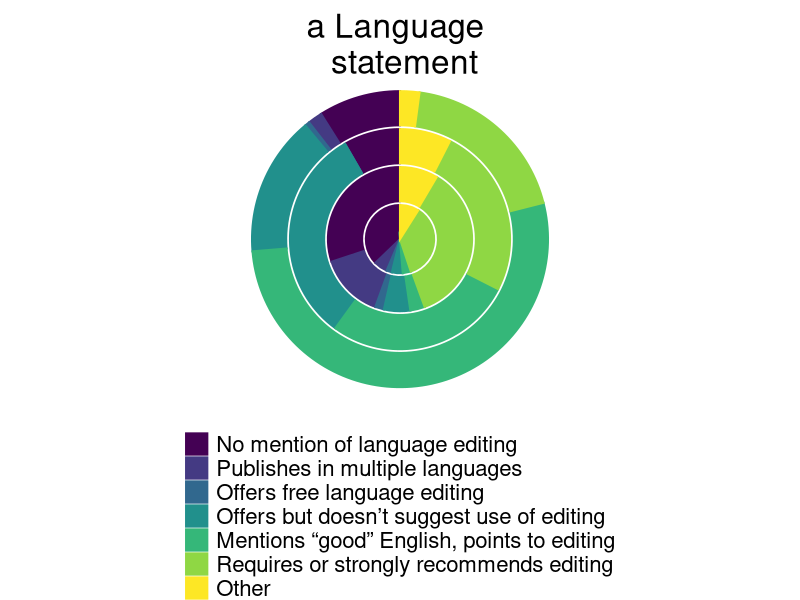
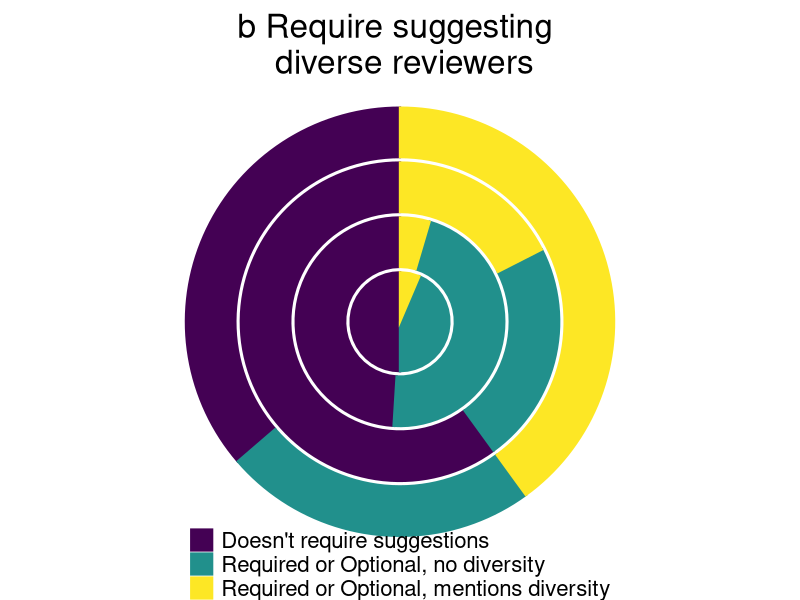
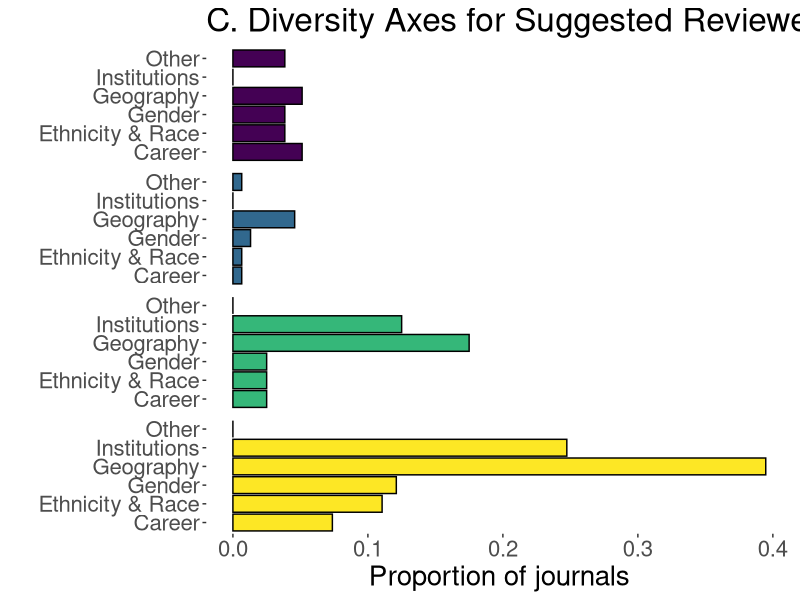
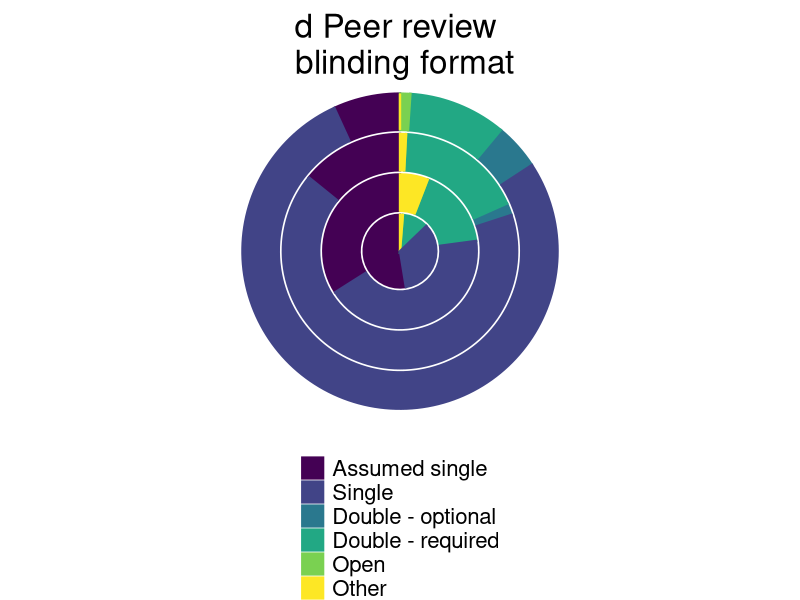
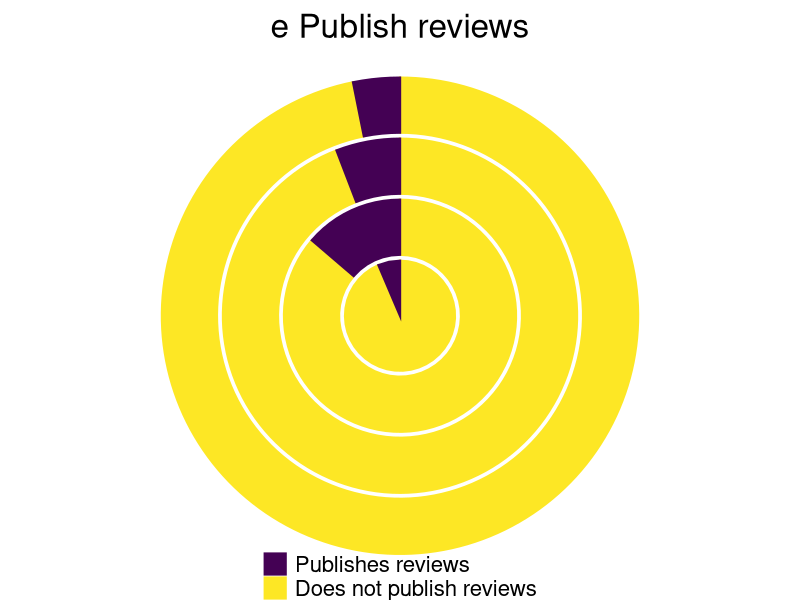
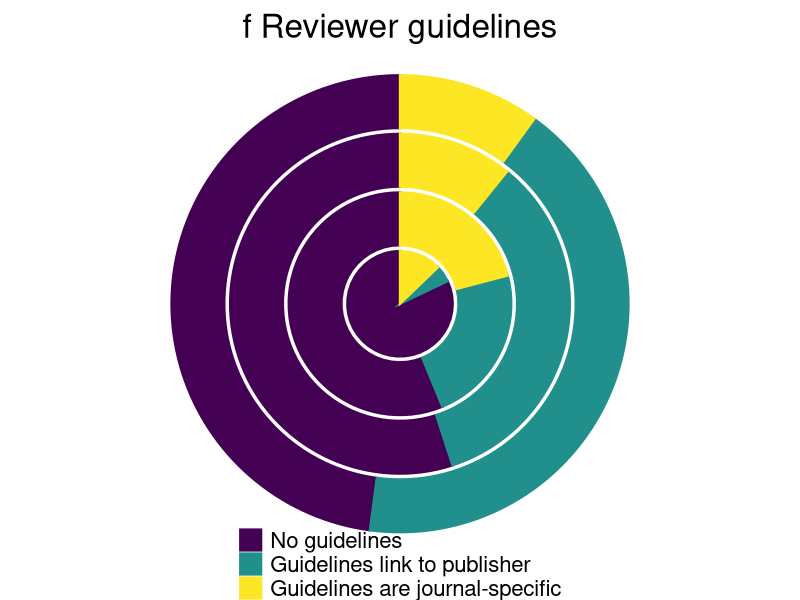
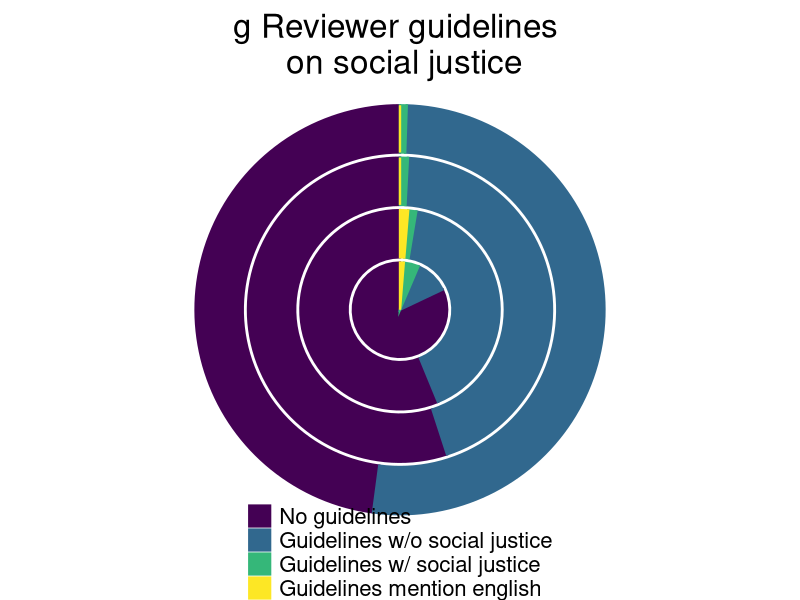

Generate these figures, in order, with R:
####################################################
#### Plotting journal policy data by Publisher  ####
#### Created by: Courtney L Davis               #### 
#### Last checked: 30 November 2022             ####
####################################################

############ Set-up
############
# Load packages
library(ggplot2)
library(here)

# Read in the journal policy data
policy.data <- read.csv(here("Journal Policy Data Summaries","Data","Dataset S2 EcoEvo Journal Policies.csv"))


##### Code to create pie charts describing journal policy data, broken down by type of publisher ####

### Plot A: By journal statements on language requirements
# Data have already been binned accordingly:
# "No mention of English requirement" = 1
# "Journal publishes articles in more than one language (e.g., Spanish and English)" = 2
# "Journal offers FREE English language editing services (most progressive policies)" = 3
# "Offers editing but doesn't strongly suggest or recommend that people use it" = 4
# "Mentions authors need to use "good English" and points to fee-for-service editing" = 5
# "Requires or strongly advices ESL authors to pay for editing prior to submission (or have colleagues edit, etc.) (least progressive policies)" = 6
# "Other (describe in adjacent column)" = 7

# Create table summary for different values
language_df_major <- table(policy.data[policy.data$Society_publisher == "Major_Not_society", "language.requirements.binned"])
language_df_other <- table(policy.data[policy.data$Society_publisher == "Minor_Not_society", "language.requirements.binned"])
language_df_majorsociety <- table(policy.data[policy.data$Society_publisher == "Major_Society", "language.requirements.binned"])
language_df_society <- table(policy.data[policy.data$Society_publisher == "Minor_Society", "language.requirements.binned"])

# Compute percentages
language_df_major_percent = data.frame(language_df_major / sum(language_df_major))
language_df_other_percent = data.frame(language_df_other / sum(language_df_other))
language_df_majorsociety_percent = data.frame(language_df_majorsociety / sum(language_df_majorsociety))
language_df_society_percent = data.frame(language_df_society / sum(language_df_society))

# Add in the missing levels for majorsociety
language_df_majorsociety_percent <- rbind(language_df_majorsociety_percent, data.frame("Var1" = c("2","3"), "Freq" = c("0","0")))
language_df_majorsociety_percent <- language_df_majorsociety_percent[c(1,6,7,2,3,4,5),] # reorder

# Reformat Freq column to numeric
language_df_major_percent$Freq <- as.numeric(language_df_major_percent$Freq)
language_df_other_percent$Freq <- as.numeric(language_df_other_percent$Freq)
language_df_majorsociety_percent$Freq <- as.numeric(language_df_majorsociety_percent$Freq)
language_df_society_percent$Freq <- as.numeric(language_df_society_percent$Freq)

# Change the labels for legend
levels(language_df_major_percent$Var1) <- 
  levels(language_df_other_percent$Var1) <- 
  levels(language_df_majorsociety_percent$Var1) <- 
  levels(language_df_society_percent$Var1) <- list("No mention of language editing" = "1", 
                                               "Publishes in multiple languages" = "2", 
                                               "Offers free language editing" = "3",
                                               "Offers but doesn’t suggest use of editing" = "4", 
                                               "Mentions “good” English, points to editing" = "5",
                                               "Requires or strongly recommends editing" = "6",
                                               "Other" = "7")

# Create the concentric donut dataframe
concentric_df <- rbind(language_df_major_percent, language_df_other_percent, language_df_majorsociety_percent, language_df_society_percent)
concentric_df$classification <- c(rep("major",7), rep("other",7), rep("majorsociety",7), rep("society",7))
concentric_df$Freq <- as.numeric(concentric_df$Freq)
concentric_df$classification <- factor(concentric_df$classification, levels = c("society","other","majorsociety","major"))

# Create the plot
plot_a <- ggplot(concentric_df, aes(x = classification, y = Freq, fill= Var1, col = Var1)) +
  geom_col(size = 0.7) +
  coord_polar(theta="y") +
  scale_fill_viridis_d() + 
  scale_colour_viridis_d() + theme_void() +
  theme(text = element_text(size = 20), 
        plot.title = element_text(hjust = 0.5, margin=margin(t=10,b=-20)), 
        legend.margin=margin(t = 0),
        legend.box.margin=margin(0,0,0,0),
        legend.position = "bottom", 
        legend.direction = "vertical",
        legend.title = element_blank()) + 
  ggtitle("a Language \n statement")


### Plot B: Whether authors are required to submit names of diverse reviewers
# Data have already been binned accordingly:
# Journal doesn't require that authors suggest reviewers = 1
# Journal asks for suggested reviewers but does not mention diversity of reviewers = 2
# Journal ask for suggested reviewers and explicitly mentions 1 or more axes of diversity of reviewers = 3

# Create table summary for different values
revdiversity_df_major <- table(policy.data[policy.data$Society_publisher == "Major_Not_society", "authors.suggest.diverse.reviews.binned"])
revdiversity_df_other <- table(policy.data[policy.data$Society_publisher == "Minor_Not_society", "authors.suggest.diverse.reviews.binned"])
revdiversity_df_majorsociety <- table(policy.data[policy.data$Society_publisher == "Major_Society", "authors.suggest.diverse.reviews.binned"])
revdiversity_df_society <- table(policy.data[policy.data$Society_publisher == "Minor_Society", "authors.suggest.diverse.reviews.binned"])

# Compute percentages
revdiversity_df_major_percent = data.frame(revdiversity_df_major / sum(revdiversity_df_major))
revdiversity_df_other_percent = data.frame(revdiversity_df_other / sum(revdiversity_df_other))
revdiversity_df_majorsociety_percent = data.frame(revdiversity_df_majorsociety / sum(revdiversity_df_majorsociety))
revdiversity_df_society_percent = data.frame(revdiversity_df_society / sum(revdiversity_df_society))

# Reformat Freq column to numeric
revdiversity_df_major_percent$Freq <- as.numeric(revdiversity_df_major_percent$Freq)
revdiversity_df_other_percent$Freq <- as.numeric(revdiversity_df_other_percent$Freq)
revdiversity_df_majorsociety_percent$Freq <- as.numeric(revdiversity_df_majorsociety_percent$Freq)
revdiversity_df_society_percent$Freq <- as.numeric(revdiversity_df_society_percent$Freq)

# Change the labels for legend
levels(revdiversity_df_major_percent$Var1) <- 
  levels(revdiversity_df_other_percent$Var1) <- 
  levels(revdiversity_df_majorsociety_percent$Var1) <-
  levels(revdiversity_df_society_percent$Var1) <- list("Doesn't require suggestions" = "1", 
                                                   "Required or Optional, no diversity" = "2", 
                                                   "Required or Optional, mentions diversity" = "3")

# Create the concentric donut dataframe
concentric_df <- rbind(revdiversity_df_major_percent, revdiversity_df_other_percent, revdiversity_df_majorsociety_percent, revdiversity_df_society_percent)
concentric_df$classification <- c(rep("major",3), rep("other",3), rep("majorsociety",3), rep("society",3))
concentric_df$Freq <- as.numeric(concentric_df$Freq)
concentric_df$classification <- factor(concentric_df$classification, levels = c("society","other","majorsociety","major"))

# Create the plot
plot_b <- ggplot(concentric_df, aes(x = classification, y = Freq, fill= Var1, col = Var1)) +
  geom_col(size = 0.8) +
  coord_polar(theta="y") +
  scale_fill_viridis_d() + 
  scale_colour_viridis_d() + theme_void() +
  theme(text = element_text(size = 20), 
        plot.title = element_text(hjust = 0.5, margin=margin(t=10,b=-20)), 
        legend.margin=margin(t = -50),
        legend.box.margin=margin(0,0,0,0),
        legend.position = "bottom", 
        legend.direction = "vertical",
        legend.title = element_blank()) + 
  ggtitle("b Require suggesting \n diverse reviewers")


### Plot D: By journal blinding format
# Create table summary for different values
journal_blinding_df_major <- table(policy.data[policy.data$Society_publisher == "Major_Not_society", "blind.format"])
journal_blinding_df_other <- table(policy.data[policy.data$Society_publisher == "Minor_Not_society", "blind.format"])
journal_blinding_df_majorsociety <- table(policy.data[policy.data$Society_publisher == "Major_Society", "blind.format"])
journal_blinding_df_society <- table(policy.data[policy.data$Society_publisher == "Minor_Society", "blind.format"])

# Compute percentages
journal_blinding_df_major_percent = data.frame(journal_blinding_df_major / sum(journal_blinding_df_major))
journal_blinding_df_other_percent = data.frame(journal_blinding_df_other / sum(journal_blinding_df_other))
journal_blinding_df_majorsociety_percent = data.frame(journal_blinding_df_majorsociety / sum(journal_blinding_df_majorsociety))
journal_blinding_df_society_percent = data.frame(journal_blinding_df_society / sum(journal_blinding_df_society))

# Reformat Freq column to numeric
journal_blinding_df_major_percent$Freq <- as.numeric(journal_blinding_df_major_percent$Freq)
journal_blinding_df_other_percent$Freq <- as.numeric(journal_blinding_df_other_percent$Freq)
journal_blinding_df_majorsociety_percent$Freq <- as.numeric(journal_blinding_df_majorsociety_percent$Freq)
journal_blinding_df_society_percent$Freq <- as.numeric(journal_blinding_df_society_percent$Freq)

# Add other models to "other" and "society" journals
journal_blinding_df_major_percent <- rbind(journal_blinding_df_major_percent, data.frame("Var1" = "Other", "Freq" = "0"))
journal_blinding_df_major_percent <- journal_blinding_df_major_percent[c(1,2,3,4,6,5),] # reorder

journal_blinding_df_other_percent <- rbind(journal_blinding_df_other_percent, data.frame("Var1" = c("Double_optional","Open"), "Freq" = c("0","0")))
journal_blinding_df_other_percent <- journal_blinding_df_other_percent[c(1,5,2,6,3,4),] # reorder

journal_blinding_df_majorsociety_percent <- rbind(journal_blinding_df_majorsociety_percent, data.frame("Var1" = "Open", "Freq" = "0"))
journal_blinding_df_majorsociety_percent <- journal_blinding_df_majorsociety_percent[c(1,2,3,6,4,5),] # reorder

journal_blinding_df_society_percent <- rbind(journal_blinding_df_society_percent, data.frame("Var1" = c("Open","Double_optional"), "Freq" = c("0","0")))
journal_blinding_df_society_percent <- journal_blinding_df_society_percent[c(1,6,2,5,3,4),] # reorder

# Change the labels for legend
levels(journal_blinding_df_major_percent$Var1) <- 
  levels(journal_blinding_df_other_percent$Var1)  <- 
  levels(journal_blinding_df_majorsociety_percent$Var1)  <- 
  levels(journal_blinding_df_society_percent$Var1) <- list("Assumed single" = "Assumed_single", "Single" = "Single", 
                                                       "Double - optional" = "Double_optional", 
                                                       "Double - required" = "Double_required",
                                                       "Open" = "Open", 
                                                       "Other" = "Other")

# Create the concentric donut dataframe
concentric_df_publisher <- rbind(journal_blinding_df_major_percent, journal_blinding_df_other_percent, journal_blinding_df_majorsociety_percent, journal_blinding_df_society_percent)
concentric_df_publisher$classification <- c(rep("major",6), rep("other",6), rep("majorsociety",6),rep("society",6))
concentric_df_publisher$Freq <- as.numeric(concentric_df_publisher$Freq)
concentric_df_publisher$classification <- factor(concentric_df_publisher$classification, levels = c("society","other","majorsociety","major"))

# Create the plot
plot_d <- ggplot(concentric_df_publisher, aes(x = classification, y = Freq, fill= Var1, col = Var1)) +
  geom_col(size = 0.8,) +
  coord_polar(theta="y") +
  scale_fill_viridis_d() + 
  scale_colour_viridis_d() + theme_void() +
  theme(text = element_text(size = 20), 
        plot.title = element_text(hjust = 0.5, margin=margin(t=10,b=-20)), 
        legend.margin=margin(t = 0),
        legend.box.margin=margin(0,0,0,0),
        legend.position = "bottom", 
        legend.direction = "vertical",
        legend.title = element_blank()) + 
  ggtitle("d Peer review \n blinding format")
  

### Plot E: Whether the journal publishes reviews upon publication of manuscript
publishrev_df_major <- table(policy.data[policy.data$Society_publisher == "Major_Not_society", "journal.publish.peer.reviews"])
publishrev_df_other <- table(policy.data[policy.data$Society_publisher == "Minor_Not_society", "journal.publish.peer.reviews"])
publishrev_df_majorsociety <- table(policy.data[policy.data$Society_publisher == "Major_Society", "journal.publish.peer.reviews"])
publishrev_df_society <- table(policy.data[policy.data$Society_publisher == "Minor_Society", "journal.publish.peer.reviews"])

# Compute percentages
publishrev_df_major_percent = data.frame(publishrev_df_major / sum(publishrev_df_major))
publishrev_df_other_percent = data.frame(publishrev_df_other / sum(publishrev_df_other))
publishrev_df_majorsociety_percent = data.frame(publishrev_df_majorsociety / sum(publishrev_df_majorsociety))
publishrev_df_society_percent = data.frame(publishrev_df_society / sum(publishrev_df_society))

# Reformat Freq column to numeric
publishrev_df_major_percent$Freq <- as.numeric(publishrev_df_major_percent$Freq)
publishrev_df_other_percent$Freq <- as.numeric(publishrev_df_other_percent$Freq)
publishrev_df_majorsociety_percent$Freq <- as.numeric(publishrev_df_majorsociety_percent$Freq)
publishrev_df_society_percent$Freq <- as.numeric(publishrev_df_society_percent$Freq)

# Change the labels for legend
levels(publishrev_df_major_percent$Var1) <- 
  levels(publishrev_df_other_percent$Var1) <- 
  levels(publishrev_df_majorsociety_percent$Var1) <- 
  levels(publishrev_df_society_percent$Var1) <- list("Publishes reviews" = "Yes", 
                                                     "Does not publish reviews" = "No")

# Create the concentric donut dataframe
concentric_df <- rbind(publishrev_df_major_percent, publishrev_df_other_percent, publishrev_df_majorsociety_percent, publishrev_df_society_percent)
concentric_df$classification <- c(rep("major",2), rep("other",2), rep("majorsociety",2), rep("society",2))
concentric_df$Freq <- as.numeric(concentric_df$Freq)
concentric_df$classification <- factor(concentric_df$classification, levels = c("society","other","majorsociety","major"))

# Create the plot
plot_e <- ggplot(concentric_df, aes(x = classification, y = Freq, fill= Var1, col = Var1)) +
  geom_col(size = 0.8) +
  coord_polar(theta="y") +
  scale_fill_viridis_d() + 
  scale_colour_viridis_d() + theme_void() +
  theme(text = element_text(size = 20), 
        plot.title = element_text(hjust = 0.5, margin=margin(t=10,b=-20)), 
        legend.margin=margin(t = -50),
        legend.box.margin=margin(0,0,0,0),
        legend.position = "bottom", 
        legend.direction = "vertical",
        legend.title = element_blank()) + 
  ggtitle("e Publish reviews")


### Plot F: Whether the journal has reviewer guidelines that are specific to journal or publisher
# Create bins for summarizing data
policy.data$ReviewerGuidelines_Publisher_Journal_Binned <- ifelse(policy.data$guidelines.to.be.reviewer == "No", "1",
                                                                  ifelse(policy.data$guidelines.to.be.reviewer == "Yes" & policy.data$guidelines.link.publisher == "Yes", "2",
                                                                         ifelse(policy.data$guidelines.to.be.reviewer == "Yes" & policy.data$guidelines.link.publisher == "No", "3", "NA")))

# Create table summary for different values
revguidelines_df_major <- table(policy.data[policy.data$Society_publisher == "Major_Not_society", "ReviewerGuidelines_Publisher_Journal_Binned"])
revguidelines_df_other <- table(policy.data[policy.data$Society_publisher == "Minor_Not_society", "ReviewerGuidelines_Publisher_Journal_Binned"])
revguidelines_df_majorsociety <- table(policy.data[policy.data$Society_publisher == "Major_Society", "ReviewerGuidelines_Publisher_Journal_Binned"])
revguidelines_df_society <- table(policy.data[policy.data$Society_publisher == "Minor_Society", "ReviewerGuidelines_Publisher_Journal_Binned"])

# Compute percentages
revguidelines_df_major_percent = data.frame(revguidelines_df_major / sum(revguidelines_df_major))
revguidelines_df_other_percent = data.frame(revguidelines_df_other / sum(revguidelines_df_other))
revguidelines_df_majorsociety_percent = data.frame(revguidelines_df_majorsociety / sum(revguidelines_df_majorsociety))
revguidelines_df_society_percent = data.frame(revguidelines_df_society / sum(revguidelines_df_society))

# Reformat Freq column to numeric
revguidelines_df_major_percent$Freq <- as.numeric(revguidelines_df_major_percent$Freq)
revguidelines_df_other_percent$Freq <- as.numeric(revguidelines_df_other_percent$Freq)
revguidelines_df_majorsociety_percent$Freq <- as.numeric(revguidelines_df_majorsociety_percent$Freq)
revguidelines_df_society_percent$Freq <- as.numeric(revguidelines_df_society_percent$Freq)

# Change the labels for legend
levels(revguidelines_df_major_percent$Var1) <- 
  levels(revguidelines_df_other_percent$Var1) <- 
  levels(revguidelines_df_majorsociety_percent$Var1) <- 
  levels(revguidelines_df_society_percent$Var1) <- list("No guidelines" = "1", 
                                                   "Guidelines link to publisher" = "2", 
                                                   "Guidelines are journal-specific" = "3")

# Create the concentric donut dataframe
concentric_df <- rbind(revguidelines_df_major_percent, revguidelines_df_other_percent, revguidelines_df_majorsociety_percent, revguidelines_df_society_percent)
concentric_df$classification <- c(rep("major",3), rep("other",3), rep("majorsociety",3), rep("society",3))
concentric_df$Freq <- as.numeric(concentric_df$Freq)
concentric_df$classification <- factor(concentric_df$classification, levels = c("society","other","majorsociety","major"))

# Create the plot
plot_f <- ggplot(concentric_df, aes(x = classification, y = Freq, fill= Var1, col = Var1)) +
  geom_col(size = 0.8) +
  coord_polar(theta="y") +
  scale_fill_viridis_d() + 
  scale_colour_viridis_d() + theme_void() +
  theme(text = element_text(size = 20), 
        plot.title = element_text(hjust = 0.5, margin=margin(t=10,b=-20)), 
        legend.margin=margin(t = -50),
        legend.box.margin=margin(0,0,0,0),
        legend.position = "bottom", 
        legend.direction = "vertical",
        legend.title = element_blank()) + 
  ggtitle("f Reviewer guidelines")



### Plot G: Whether journal's reviewer guidelines mention social justice
# Create bins for summarizing data
policy.data$ReviewerGuidelines_SocialJustice <- ifelse(policy.data$guidelines.to.be.reviewer == "No", "1",
                                                       ifelse(policy.data$guidelines.to.be.reviewer == "Yes" & policy.data$guidelines.social.justice == "No", "2",
                                                              ifelse(policy.data$guidelines.to.be.reviewer == "Yes" & policy.data$guidelines.social.justice == "Yes" & policy.data$guidelines.esl == "No", "3", "4")))

# Create table summary for different values
revguidelines_sj_df_major <- table(policy.data[policy.data$Society_publisher == "Major_Not_society", "ReviewerGuidelines_SocialJustice"])
revguidelines_sj_df_other <- table(policy.data[policy.data$Society_publisher == "Minor_Not_society", "ReviewerGuidelines_SocialJustice"])
revguidelines_sj_df_majorsociety <- table(policy.data[policy.data$Society_publisher == "Major_Society", "ReviewerGuidelines_SocialJustice"])
revguidelines_sj_df_society <- table(policy.data[policy.data$Society_publisher == "Minor_Society", "ReviewerGuidelines_SocialJustice"])

# Compute percentages
revguidelines_sj_df_major_percent = data.frame(revguidelines_sj_df_major / sum(revguidelines_sj_df_major))
revguidelines_sj_df_other_percent = data.frame(revguidelines_sj_df_other / sum(revguidelines_sj_df_other))
revguidelines_sj_df_majorsociety_percent = data.frame(revguidelines_sj_df_majorsociety / sum(revguidelines_sj_df_majorsociety))
revguidelines_sj_df_society_percent = data.frame(revguidelines_sj_df_society / sum(revguidelines_sj_df_society))

# Reformat Freq column to numeric
revguidelines_sj_df_major_percent$Freq <- as.numeric(revguidelines_sj_df_major_percent$Freq)
revguidelines_sj_df_other_percent$Freq <- as.numeric(revguidelines_sj_df_other_percent$Freq)
revguidelines_sj_df_majorsociety_percent$Freq <- as.numeric(revguidelines_sj_df_majorsociety_percent$Freq)
revguidelines_sj_df_society_percent$Freq <- as.numeric(revguidelines_sj_df_society_percent$Freq)

# Add in missing levels
revguidelines_sj_df_major_percent <- rbind(revguidelines_sj_df_major_percent , data.frame("Var1" = "4", "Freq" = "0"))

revguidelines_sj_df_majorsociety_percent <- rbind(revguidelines_sj_df_majorsociety_percent , data.frame("Var1" = "4", "Freq" = "0"))


# Change the labels for legend
levels(revguidelines_sj_df_major_percent$Var1) <- 
  levels(revguidelines_sj_df_other_percent$Var1) <- 
  levels(revguidelines_sj_df_majorsociety_percent$Var1) <- 
  levels(revguidelines_sj_df_society_percent$Var1) <- list("No guidelines" = "1", 
                                                           "Guidelines w/o social justice" = "2", 
                                                           "Guidelines w/ social justice" = "3",
                                                           "Guidelines mention english" = "4")

# Create the concentric donut dataframe
concentric_df <- rbind(revguidelines_sj_df_major_percent, revguidelines_sj_df_other_percent, revguidelines_sj_df_majorsociety_percent, revguidelines_sj_df_society_percent)
concentric_df$classification <- c(rep("major",4), rep("other",4), rep("majorsociety",4), rep("society",4))
concentric_df$Freq <- as.numeric(concentric_df$Freq)
concentric_df$classification <- factor(concentric_df$classification, levels = c("society","other","majorsociety","major"))

# Create the plot
plot_g <- ggplot(concentric_df, aes(x = classification, y = Freq, fill= Var1, col = Var1)) +
  geom_col(size = 0.8) +
  coord_polar(theta="y") +
  scale_fill_viridis_d() + 
  scale_colour_viridis_d() + theme_void() +
  theme(text = element_text(size = 20), 
        plot.title = element_text(hjust = 0.5, margin=margin(t=10,b=-20)), 
        legend.margin=margin(t = -50),
        legend.box.margin=margin(0,0,0,0),
        legend.position = "bottom", 
        legend.direction = "vertical",
        legend.title = element_blank()) +
  ggtitle("g Reviewer guidelines \n on social justice")



### Create bar charts for the diversity of suggested reviewers
revdiversity_major <- policy.data[policy.data$Society_publisher == "Major_Not_society", ]
revdiversity_other <- policy.data[policy.data$Society_publisher == "Minor_Not_society", ]
revdiversity_majorsociety <- policy.data[policy.data$Society_publisher == "Major_Society", ]
revdiversity_society <- policy.data[policy.data$Society_publisher == "Minor_Society", ]

# Geography, Institutions, Career, Gender, Ethnicity & Race, Other
# Society-affiliated journals
revdiversity_society_geography <- table(revdiversity_society$guidelines.multiple.countries)
revdiversity_society_geography_prop <- data.frame(revdiversity_society_geography / sum(revdiversity_society_geography))

revdiversity_society_institution <- table(revdiversity_society$guidelines.multiple.institutions)
revdiversity_society_institution_prop <- data.frame(revdiversity_society_institution / sum(revdiversity_society_institution))
revdiversity_society_institution_prop <- rbind(revdiversity_society_institution_prop, data.frame("Var1" = "Yes", "Freq" = "0"))

revdiversity_society_career <- table(revdiversity_society$guidelines.ecr)
revdiversity_society_career_prop <- data.frame(revdiversity_society_career / sum(revdiversity_society_career))

revdiversity_society_gender <- table(revdiversity_society$guidelines.gender)
revdiversity_society_gender_prop <- data.frame(revdiversity_society_gender / sum(revdiversity_society_gender))

revdiversity_society_ethnicity <- table(revdiversity_society$guidelines.another.demographic.enthnicity.or.race)
revdiversity_society_ethnicity_prop <- data.frame(revdiversity_society_ethnicity / sum(revdiversity_society_ethnicity))

revdiversity_society_other <- table(revdiversity_society$guidelines.another.demographic.other)
revdiversity_society_other_prop <- data.frame(revdiversity_society_other / sum(revdiversity_society_other))

revdiversity_society_fulldf <- rbind(revdiversity_society_geography_prop[2,], revdiversity_society_institution_prop[2,],
                                 revdiversity_society_career_prop[2,], revdiversity_society_gender_prop[2,],
                                 revdiversity_society_ethnicity_prop[2,],revdiversity_society_other_prop[2,])
revdiversity_society_fulldf$Category <- c("Geography", "Institutions", "Career", "Gender", "Ethnicity & Race", "Other")
revdiversity_society_fulldf$Publisher <- "society"

# Society-affiliated journals published by major publishers
revdiversity_majorsociety_geography <- table(revdiversity_majorsociety$guidelines.multiple.countries)
revdiversity_majorsociety_geography_prop <- data.frame(revdiversity_majorsociety_geography / sum(revdiversity_majorsociety_geography))

revdiversity_majorsociety_institution <- table(revdiversity_majorsociety$guidelines.multiple.institutions)
revdiversity_majorsociety_institution_prop <- data.frame(revdiversity_majorsociety_institution / sum(revdiversity_majorsociety_institution))

revdiversity_majorsociety_career <- table(revdiversity_majorsociety$guidelines.ecr)
revdiversity_majorsociety_career_prop <- data.frame(revdiversity_majorsociety_career / sum(revdiversity_majorsociety_career))

revdiversity_majorsociety_gender <- table(revdiversity_majorsociety$guidelines.gender)
revdiversity_majorsociety_gender_prop <- data.frame(revdiversity_majorsociety_gender / sum(revdiversity_majorsociety_gender))

revdiversity_majorsociety_ethnicity <- table(revdiversity_majorsociety$guidelines.another.demographic.enthnicity.or.race)
revdiversity_majorsociety_ethnicity_prop <- data.frame(revdiversity_majorsociety_ethnicity / sum(revdiversity_majorsociety_ethnicity))

revdiversity_majorsociety_other <- table(revdiversity_majorsociety$guidelines.another.demographic.other)
revdiversity_majorsociety_other_prop <- data.frame(revdiversity_majorsociety_other / sum(revdiversity_majorsociety_other))
revdiversity_majorsociety_other_prop <- rbind(revdiversity_majorsociety_other_prop, data.frame("Var1" = "Yes", "Freq" = "0"))

revdiversity_majorsociety_fulldf <- rbind(revdiversity_majorsociety_geography_prop[2,], revdiversity_majorsociety_institution_prop[2,],
                                 revdiversity_majorsociety_career_prop[2,], revdiversity_majorsociety_gender_prop[2,],
                                 revdiversity_majorsociety_ethnicity_prop[2,],revdiversity_majorsociety_other_prop[2,])
revdiversity_majorsociety_fulldf$Category <- c("Geography", "Institutions", "Career", "Gender", "Ethnicity & Race", "Other")
revdiversity_majorsociety_fulldf$Publisher <- "majorsociety"


# Journals published by mid-level publishers
revdiversity_other_geography <- table(revdiversity_other$guidelines.multiple.countries)
revdiversity_other_geography_prop <- data.frame(revdiversity_other_geography / sum(revdiversity_other_geography))

revdiversity_other_institution <- table(revdiversity_other$guidelines.multiple.institutions)
revdiversity_other_institution_prop <- data.frame(revdiversity_other_institution / sum(revdiversity_other_institution))
revdiversity_other_institution_prop <- rbind(revdiversity_other_institution_prop, data.frame("Var1" = "Yes", "Freq" = "0"))

revdiversity_other_career <- table(revdiversity_other$guidelines.ecr)
revdiversity_other_career_prop <- data.frame(revdiversity_other_career / sum(revdiversity_other_career))

revdiversity_other_gender <- table(revdiversity_other$guidelines.gender)
revdiversity_other_gender_prop <- data.frame(revdiversity_other_gender / sum(revdiversity_other_gender))

revdiversity_other_ethnicity <- table(revdiversity_other$guidelines.another.demographic.enthnicity.or.race)
revdiversity_other_ethnicity_prop <- data.frame(revdiversity_other_ethnicity / sum(revdiversity_other_ethnicity))

revdiversity_other_other <- table(revdiversity_other$guidelines.another.demographic.other)
revdiversity_other_other_prop <- data.frame(revdiversity_other_other / sum(revdiversity_other_other))

revdiversity_other_fulldf <- rbind(revdiversity_other_geography_prop[2,], revdiversity_other_institution_prop[2,],
                                  revdiversity_other_career_prop[2,], revdiversity_other_gender_prop[2,],
                                  revdiversity_other_ethnicity_prop[2,],revdiversity_other_other_prop[2,])
revdiversity_other_fulldf$Category <- c("Geography", "Institutions", "Career", "Gender", "Ethnicity & Race", "Other")
revdiversity_other_fulldf$Publisher <- "other"

# Journals published by major publishers
revdiversity_major_geography <- table(revdiversity_major$guidelines.multiple.countries)
revdiversity_major_geography_prop <- data.frame(revdiversity_major_geography / sum(revdiversity_major_geography))

revdiversity_major_institution <- table(revdiversity_major$guidelines.multiple.institutions)
revdiversity_major_institution_prop <- data.frame(revdiversity_major_institution / sum(revdiversity_major_institution))

revdiversity_major_career <- table(revdiversity_major$guidelines.ecr)
revdiversity_major_career_prop <- data.frame(revdiversity_major_career / sum(revdiversity_major_career))

revdiversity_major_gender <- table(revdiversity_major$guidelines.gender)
revdiversity_major_gender_prop <- data.frame(revdiversity_major_gender / sum(revdiversity_major_gender))

revdiversity_major_ethnicity <- table(revdiversity_major$guidelines.another.demographic.enthnicity.or.race)
revdiversity_major_ethnicity_prop <- data.frame(revdiversity_major_ethnicity / sum(revdiversity_major_ethnicity))

revdiversity_major_other <- table(revdiversity_major$guidelines.another.demographic.other)
revdiversity_major_other_prop <- data.frame(revdiversity_major_other / sum(revdiversity_major_other))
revdiversity_major_other_prop <- rbind(revdiversity_major_other_prop, data.frame("Var1" = "Yes", "Freq" = "0"))

revdiversity_major_fulldf <- rbind(revdiversity_major_geography_prop[2,], revdiversity_major_institution_prop[2,],
                                          revdiversity_major_career_prop[2,], revdiversity_major_gender_prop[2,],
                                          revdiversity_major_ethnicity_prop[2,],revdiversity_major_other_prop[2,])
revdiversity_major_fulldf$Category <- c("Geography", "Institutions", "Career", "Gender", "Ethnicity & Race", "Other")
revdiversity_major_fulldf$Publisher <- "major"



# Pull all of the data together to create bar charts
revdiversity_all_plotting_df <- rbind(revdiversity_society_fulldf, revdiversity_majorsociety_fulldf, revdiversity_other_fulldf, revdiversity_major_fulldf)
revdiversity_all_plotting_df$Freq <- as.numeric(revdiversity_all_plotting_df$Freq)

revdiversity_all_plotting_df$Publisher <- factor(revdiversity_all_plotting_df$Publisher, levels = c("society", "other", "majorsociety","major"))
levels(revdiversity_all_plotting_df$Publisher) <- list ("Society-Affiliated" = "society" , "Mid-level Publisher" = "other", "Society-Affilated w/ Large Publisher" = "majorsociety", "Large Publisher" = "major")

### Plot C: Diversity axes mentioned for suggest reviewers
plot_c <- ggplot(data = revdiversity_all_plotting_df, aes(x = Category, y = Freq, fill = Publisher)) + 
  geom_bar(stat="identity", color="black", position=position_dodge())+
  scale_fill_viridis_d() +
  theme_bw() + theme(panel.border = element_blank(),
                     panel.grid.major = element_blank(),
                     panel.grid.minor = element_blank(),
                     strip.background = element_blank(),
                     strip.text = element_blank(),
                     text = element_text(size = 20),
                     legend.position = "none") + 
  coord_flip() + facet_wrap(~Publisher, nrow = 4) + ylab("Proportion of journals") + 
  xlab("") +
  ggtitle("C. Diversity Axes for Suggested Reviewers")


